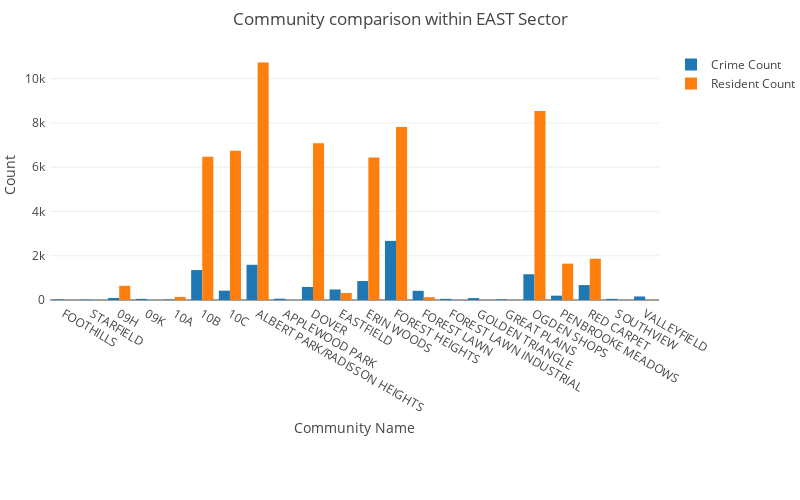

The notebook cell saved with this chart:
### Code cell
# Generate East sector crime and resident count plot

comname, com = commlabel(cdata,'Sector','EAST','Community Name')

sector = com.drop(['Month','Community Center Point','Sector'],axis=1)
sector = sector.groupby(['Community Name','Category','Year']).agg({'Crime Count':'sum','Resident Count':'mean'})

# Split table by Resident Count and Crime Count
rescount = sector['Resident Count']
rescount = rescount.unstack('Year').mean(axis=1)
rescount = rescount.unstack('Category').mean(axis=1)

cricount = sector['Crime Count']

sortlabel = sector['Crime Count'].unstack('Year').mean(axis=1).unstack('Category').sum(axis=1).sort_values(ascending=False)
cricount = cricount.unstack('Year').mean(axis=1)
cricount = cricount.unstack('Category').sum(axis=1)

ind = np.arange(len(comname))  # the x locations for the groups
width = 0.35  # the width of the bars


t1 = go.Bar(x=comname, y=cricount.values,name='Crime Count')
t2 = go.Bar(x=comname, y=rescount.values,name='Resident Count')
data = [t1,t2]

layout = go.Layout(title='Community comparison within EAST Sector',
    xaxis=dict(title='Community Name'),
    yaxis=dict(title='Count'),
    autosize=False,
    width=800,
    height=500,
    margin=go.Margin(
        l=50,
        r=0,
        b=200,
        t=50,
        pad=4)
                  
    ) 
    
fig=go.Figure(data=data,layout=layout)
plotly.iplot(fig,filename="Communityplot")

### Figure 1 — Plotly figure (JSON) as saved in the notebook; plotly's stock layout.template omitted (floating-point values rounded to 4 significant figures)
{"data": [{"name": "Crime Count", "type": "bar", "uid": "eb4c3454-d42b-11e8-afea-aae9fe853d99", "x": ["FOOTHILLS", "STARFIELD", "09H", "09K", "10A", "10B", "10C", "ALBERT PARK/RADISSON HEIGHTS", "APPLEWOOD PARK", "DOVER", "EASTFIELD", "ERIN WOODS", "FOREST HEIGHTS", "FOREST LAWN", "FOREST LAWN INDUSTRIAL", "GOLDEN TRIANGLE", "GREAT PLAINS", "OGDEN SHOPS", "PENBROOKE MEADOWS", "RED CARPET", "SOUTHVIEW", "VALLEYFIELD"], "y": [23.17, 14, 93.7, 50.13, 19, 1354.0, 421.3, 1591, 58.67, 589.7, 476.1, 856.4, 2673.0, 415.4, 51.6, 86.17, 25.73, 1164.0, 195.5, 674, 52, 158.9]}, {"name": "Resident Count", "type": "bar", "uid": "eb4c35a8-d42b-11e8-8d83-aae9fe853d99", "x": ["FOOTHILLS", "STARFIELD", "09H", "09K", "10A", "10B", "10C", "ALBERT PARK/RADISSON HEIGHTS", "APPLEWOOD PARK", "DOVER", "EASTFIELD", "ERIN WOODS", "FOREST HEIGHTS", "FOREST LAWN", "FOREST LAWN INDUSTRIAL", "GOLDEN TRIANGLE", "GREAT PLAINS", "OGDEN SHOPS", "PENBROOKE MEADOWS", "RED CARPET", "SOUTHVIEW", "VALLEYFIELD"], "y": [0, 0, 642.8, 0, 138.3, 6474.0, 6746.0, 10730.0, 0, 7088.0, 315.0, 6444.0, 7824.0, 127.9, 0, 0, 0, 8536.0, 1643.0, 1865.0, 0, 0]}], "layout": {"autosize": false, "height": 500, "margin": {"b": 200, "l": 50, "pad": 4, "r": 0, "t": 50}, "title": "Community comparison within EAST Sector", "width": 800, "xaxis": {"title": "Community Name"}, "yaxis": {"title": "Count"}}}
